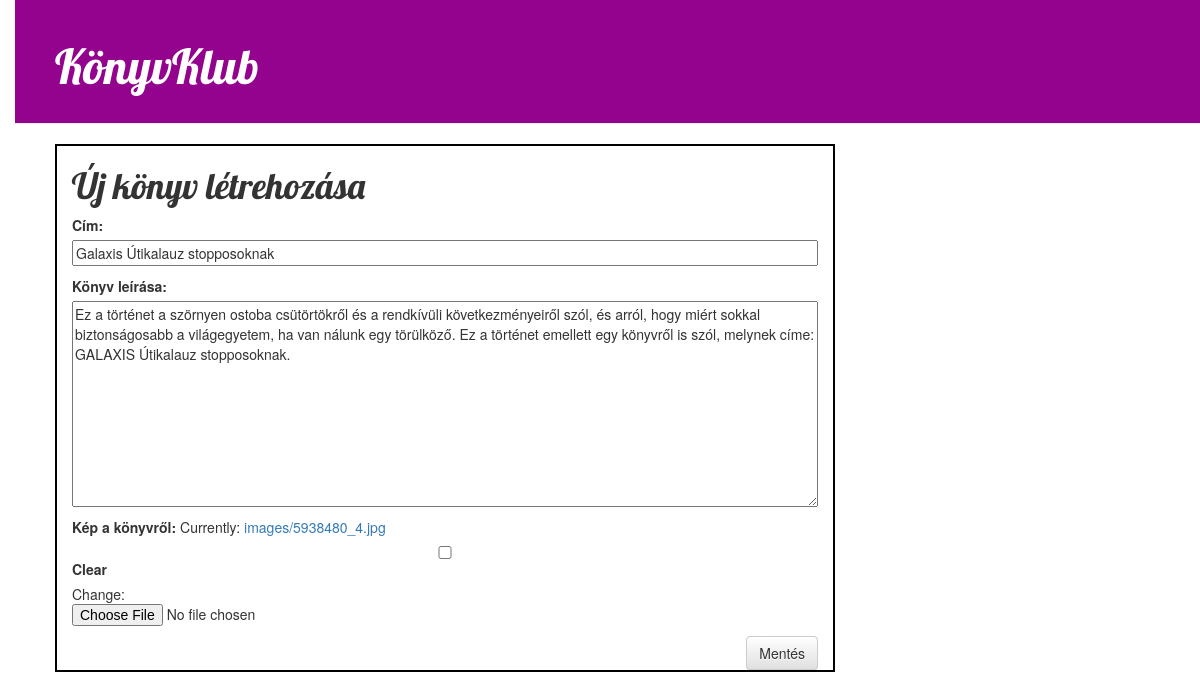
The page /post/20/edit/ on the database its author committed.
### blog/models.py (models this page shows, shortened)
class Post(models.Model):
    author = models.ForeignKey(settings.AUTH_USER_MODEL, on_delete=models.CASCADE)
    title = models.CharField(max_length=200)
    text = models.TextField()
    venue_image=models.ImageField(null=True, blank=True, upload_to="images/")
    created_date = models.DateTimeField(
            default=timezone.now)
    published_date = models.DateTimeField(
            blank=True, null=True)

### blog/views.py (the view)
# urls.py: re_path(r'^post/(?P<pk>[0-9]+)/edit/$', views.post_edit, name='post_edit'),
def post_edit(request, pk):
    post = get_object_or_404(Post, pk=pk)
    if request.method == "POST":
        form = PostForm(request.POST, instance=post)
        if form.is_valid():
            post = form.save(commit=False)
            post.author = request.user
            post.published_date = timezone.now()
            post.save()
            return redirect('post_detail', pk=post.pk)
    else:
        form = PostForm(instance=post)
    return render(request, 'blog/post_edit.html', {'form': form})

### blog/forms.py
class PostForm(forms.ModelForm):
    class Meta:
        model = Post
        fields = ('title', 'text', 'venue_image')
        labels={
            'title': 'Cím',
            'text': 'Könyv leírása',
            'venue_image': 'Kép a könyvről',
        }

### blog/templates/blog/post_edit.html
{% extends 'blog/base.html' %}
{% block content %}
    <h1>Új könyv létrehozása</h1>
    <form method="POST" enctype="multipart/form-data" class="post-form">{% csrf_token %}
        {{ form.as_p }}
        <button type="submit" class="save btn btn-default" >Mentés</button>
    </form>
{% endblock %}

### blog/static/style.css (style rules this page uses)
body { padding-left: 15px; }
h1, h2, h3, h4 { font-family: 'Lobster', cursive; }
.save { float: right; }
.post-form textarea, .post-form input { width: 100%; }

### rows shown on the page
Post: title "Galaxis Útikalauz stopposoknak", text "Ez a történet a szörnyen ostoba csütörtökről és a rendkívüli következményeiről szól, és arról, hogy miért sokkal biztonságosabb a világegyetem, ha van nálunk egy törülköző. Ez a történet emellett egy könyvről is szól, melynek címe: GALAXIS Útikalauz stopposoknak."
